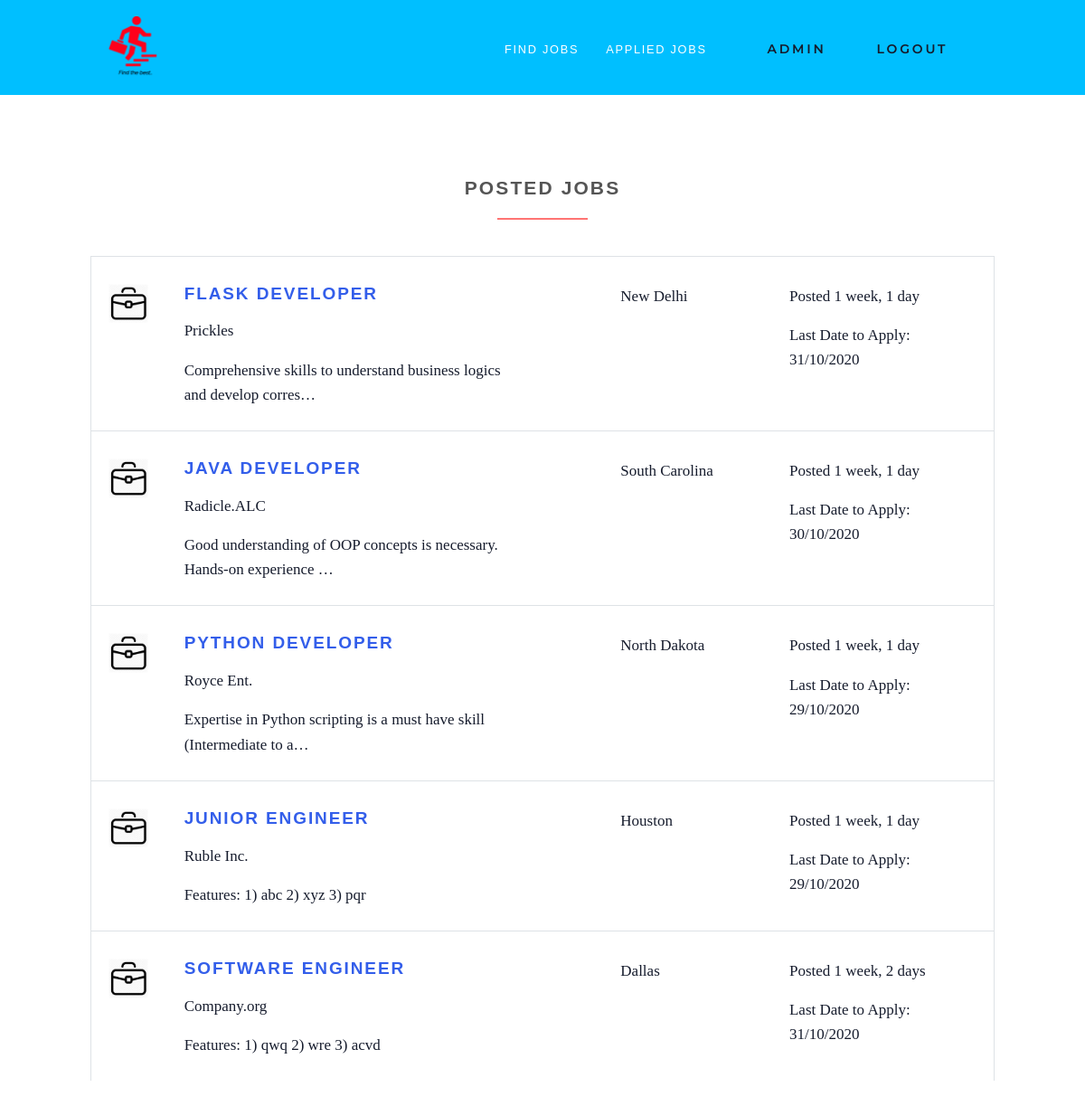
Screenshot of /posted-jobs/ (signed in) with the database file from the repository.
### accounts/models.py (models this page shows, shortened)
class User(AbstractUser):
    username = None
    first_name = models.CharField(max_length=20)
    last_name = models.CharField(max_length=20)
    is_employee = models.BooleanField(default=False)
    is_employer = models.BooleanField(default=False)
    user_gender = models.CharField(max_length=10, choices=GENDER_CHOICES, blank=True, null=True)
    user_link = models.CharField(max_length=200, default="")
    user_skills = models.TextField(null=True, default="")
    email = models.EmailField(unique=True, blank=False,
                              error_messages={
                                  'unique': "A profile user with same email already exists in application.",
                              })
    company_name = models.CharField(max_length=20, default="")
    company_address = models.CharField(max_length=30, default="")
    USERNAME_FIELD = "email"
    REQUIRED_FIELDS = []
    objects = UserManagement()

### jobs/models.py (models this page shows, shortened)
class Job(models.Model):
    user = models.ForeignKey(User, on_delete=models.CASCADE)
    job_title = models.CharField(max_length=200)
    job_description = models.TextField()
    job_location = models.CharField(max_length=200)
    type = models.CharField(choices=JOB_TYPE, max_length=20)
    job_category = models.CharField(max_length=100)
    last_date = models.DateTimeField()
    company_name = models.CharField(max_length=100)
    company_description = models.CharField(max_length=300)
    job_website = models.CharField(max_length=200, default="")
    created_at = models.DateTimeField(default=timezone.now)
    filled = models.BooleanField(default=False)
    job_salary = models.BigIntegerField(default=0, blank=True)

### jobs/views/employer/views.py (the view)
# urls.py: path('posted-jobs/', PostedJobs.as_view(), name='posted-jobs'),
class PostedJobs(LoginRequiredMixin, ListView):
    model = Job
    def get(self, request):
        context = []
        jobs = list(Job.objects.filter(user=self.request.user))
        jobs1 = Job.objects.filter(user=self.request.user).order_by('-created_at')
        for _ in range(1+(len(jobs)//3)):
            lst = jobs[:3]
            del(jobs[:3])
            context.append(lst)
        return render(request, 'accounts/employer/posted-jobs.html', {'context':context, 'jobs':jobs1, 'posted_active':'active'})

### templates/accounts/employer/posted-jobs.html (shortened to what this page needs)
{% extends 'base.html' %}
{% load static %}
{% block content %}
<section class="mt-0">
    <div class="container">
        <h3 class="heading ml-0">Posted Jobs</h3>
        {% for job in jobs %}
            <div class="job-listing  ">
                <div class="row">
                    <div class="col-md-12 col-lg-6">
                        <div class="row">
                            <div class="col-2">
                                <img src="{% static 'img/job.png' %}"
                                     alt="Ipsioou " class="img-fluid">
                            </div>
                            <div class="col-10">
                                <h4 class="job__title">
                                        <a href="{%url 'jobs:job-details' job.id%}">{{ job.job_title }}</a></h4>
                                <p class="job__company">
                                    {{ job.company_name }}
                                </p>
                                <p>
                                    {{ job.job_description|truncatechars:70 }}
                                </p>
                            </div>
                        </div>
                    </div>
                    <div class="col-10 col-md-3 col-lg-2 ml-auto"><i class="fa fa-map-marker job__location"></i>
                        {{ job.job_location }}
                    </div>
                    <div class="col-10 col-md-3 col-lg-3 ml-auto">
                        <p>Posted {{ job.created_at|timesince }}</p>
                        <p>Last Date to Apply: {{job.last_date|date:'d/m/Y'}}</p>
                    </div>
                </div>
            </div>
        {% endfor %}
    </div>
</section>
{% endblock %}

### templates/base.html (shortened to what this page needs)
{% load static %}
<!DOCTYPE html>
<html>
<head>
    <link rel="stylesheet"
          href="{% static 'vendor/bootstrap/css/bootstrap.min.css' %}">
    <link rel="stylesheet"
          href="{% static 'vendor/font-awesome/css/font-awesome.min.css' %}">
    <link rel="stylesheet"
          href="{% static 'vendor/owl.carousel/assets/owl.carousel.css' %}">
    <link rel="stylesheet"
          href="{% static 'vendor/owl.carousel/assets/owl.theme.default.css' %}">
    <link rel="stylesheet" href="{% static 'css/style.default.css' %}"
          id="theme-stylesheet">
    <link rel="stylesheet" href="{% static 'css/theme.min.css' %}">
    <link rel="stylesheet" href="{% static 'css/custom.css' %}">
</head>
<body>
<header class="header">
    <nav class="navbar navbar-expand-lg">
        <div class="container">
            <a href="/" class="navbar-brand">
                <img src="{% static 'img/jobhub.png' %}" alt="logo" class="d-none d-lg-block img-logo">
            </a>
            <div id="navbarSupportedContent" class="collapse navbar-collapse">
                <ul class="navbar-nav ml-auto">
                    {% if request.user.is_authenticated %}
                        {% if request.user.is_employee %}
                            <li class="nav-item {{find_active}}">
                                <a href="{% url 'jobs:search-jobs' %}" class="nav-link">Find Jobs<span class="sr-only">(current)</span></a>
                            </li>
                            <li class="nav-item {{applied_active}}">
                                <a href="{%url 'jobs:applied-jobs'%}" class="nav-link">Applied Jobs<span class="sr-only">(current)</span></a>
                            </li>
                        {% endif %}
                        <li class="nav-item" style="color: #fff">
                            <a href="#" class="btn navbar-btn  mb-5 mb-lg-0">
                                    <i class="fa fa-user"></i>{{ request.user.first_name }}
                            </a>
                        </li>
                        <li class="nav-item" style="color: #fff">
                             <a href="{% url 'accounts:logout' %}" class="btn navbar-btn  mb-5 mb-lg-0">Logout<i class="fa fa-sign-out"></i></a>
                        </li>
                    {% endif %}
                </ul>
            </div>
        </div>
    </nav>
</header>
<div>
    {% block content %} {% endblock %}
</div>
</body>
</html>

### static/css/style.default.css (style rules this page uses)
html { height:100% }
body { height:100% }
header { z-index:1000 }
section { position:relative;padding-top:90px;padding-bottom:90px }
.heading { text-align:center;margin-bottom:40px }
.heading:after { content:" ";display:block;width:100px;height:2px;margin:20px auto 20px;background:#ff7473 }
a,button { -webkit-transition:all .2s ease-out;transition:all .2s ease-out }
a i.fa,button i.fa { margin:0 5px }
.header { width:100% }
.navbar { text-transform:uppercase;letter-spacing:0.1em;background:#746EA9;padding-top:0 !important;padding-bottom:0 !important }
.navbar a { font-family:"Montserrat",Helvetica,Arial,sans-serif }
.navbar ul.navbar-nav>li>a:not(.navbar-btn) { color:#fff;font-weight:300;font-family:"Montserrat",Helvetica,Arial,sans-serif;font-size:0.8rem }
@media (min-width: 992px) { .navbar ul.navbar-nav>li>a:not(.navbar-btn) { border-top:5px solid transparent;padding:40px 15px !important;color:#fff;font-weight:300 } }
@media (min-width: 992px) { .navbar ul.navbar-nav>li>a.navbar-btn { margin:32px 15px !important;-webkit-transform:translateY(4px);transform:translateY(4px) } }
.job-listing { border:solid 1px #dee2e6;border-bottom:none;padding-top:30px;padding-bottom:10px;padding-left:19px;padding-right:15px;clear:both;-webkit-transition:all .2s ease-out;transition:all .2s ease-out }
.job__title { margin-top:0 }
.job__location { margin-right:5px;color:#868e96 }
.navbar { padding:.5rem 1rem }
.navbar-brand { display:inline-block;padding-top:.33594rem;padding-bottom:.33594rem;margin-right:1rem;font-size:1.09375rem }
.btn { font-weight:700;font-family:"Montserrat",Helvetica,Arial,sans-serif;border:1px solid transparent;text-transform:uppercase;letter-spacing:0.2em;padding:.375rem .75rem;font-size:.875rem;line-height:1.5;border-radius:0;-webkit-transition:background-color 0.15s ease-in-out,border-color 0.15s ease-in-out,-webkit-box-shadow 0.15s ease-in-out;transition:background-color 0.15s ease-in-out,border-color 0.15s ease-in-out,-webkit-box-shadow 0.15s ease-in-out;transition:background-color 0.15s ease-in-out,border-color 0.15s ease-in-out,box-shadow 0.15s ease-in-out;transition:background-color 0.15s ease-in-out,border-color 0.15s ease-in-out,box-shadow 0.15s ease-in-out,-webkit-box-shadow 0.15s ease-in-out }
body { font-family:"Roboto",Helvetica,Arial,sans-serif;font-size:.875rem;font-weight:400;line-height:1.5;color:#555;background-color:#fff }
a { color:#ff7473;text-decoration:none }
h1,h2,h3,h4,h5,h6,.h1,.h2,.h3,.h4,.box-simple h3,.box-image .name h3,.box-image-text .top .name h3,.box-image-text .top .name h4,.h5,.h6 { margin-bottom:1rem;font-family:"Montserrat",Helvetica,Arial,sans-serif;font-weight:700;line-height:1.2;color:#555;text-transform:uppercase;letter-spacing:0.1em }
h3,.h3 { font-size:1.4875rem }
h4,.h4,.box-simple h3,.box-image .name h3,.box-image-text .top .name h3,.box-image-text .top .name h4 { font-size:1.0675rem }

### static/css/custom.css (style rules this page uses)
h1, h2, h3, h4, h5, h6, .h1, .h2, .h3, .h4, .box-simple h3, .box-image .name h3, .box-image-text .top .name h3, .box-image-text .top .name h4, .h5, .h6 { margin-bottom: 1rem; font-family: "avenir", Helvetica, Arial,sans-serif; font-weight: 700; line-height: 1.2; color: #555; letter-spacing: 0.1em; }
.navbar ul.navbar-nav>li>a:not(.navbar-btn) { color: #fff; font-weight: 300; font-family: "avenir",Helvetica,Arial,sans-serif; font-size: 0.8rem; }
.navbar { text-transform: uppercase; letter-spacing: 0.1em; background: deepskyblue; padding-top: 0 !important; padding-bottom: 0 !important; }
.btn { padding: .375rem .75rem; font-size: .875rem; }
.img-logo { height: 70px; }

### rows the page displays
User: user.first_name "ADMIN"
Job: job_title "FLASK DEVELOPER", company_name "Prickles", job_description "Comprehensive skills to understand business logics and develop corres…", job_location "New Delhi", created_at "1 week, 1 day", last_date "31/10/2020"
Job: job_title "JAVA DEVELOPER", company_name "Radicle.ALC", job_description "Good understanding of OOP concepts is necessary. Hands-on experience …", job_location "South Carolina", created_at "1 week, 1 day", last_date "30/10/2020"
Job: job_title "PYTHON DEVELOPER", company_name "Royce Ent.", job_description "Expertise in Python scripting is a must have skill (Intermediate to a…", job_location "North Dakota", created_at "1 week, 1 day", last_date "29/10/2020"
Job: job_title "JUNIOR ENGINEER", company_name "Ruble Inc.", job_description "Features: 1) abc 2) xyz 3) pqr", job_location "Houston", created_at "1 week, 1 day", last_date "29/10/2020"
Job: job_title "SOFTWARE ENGINEER", company_name "Company.org", job_description "Features: 1) qwq 2) wre 3) acvd", job_location "Dallas", created_at "1 week, 2 days", last_date "31/10/2020"
